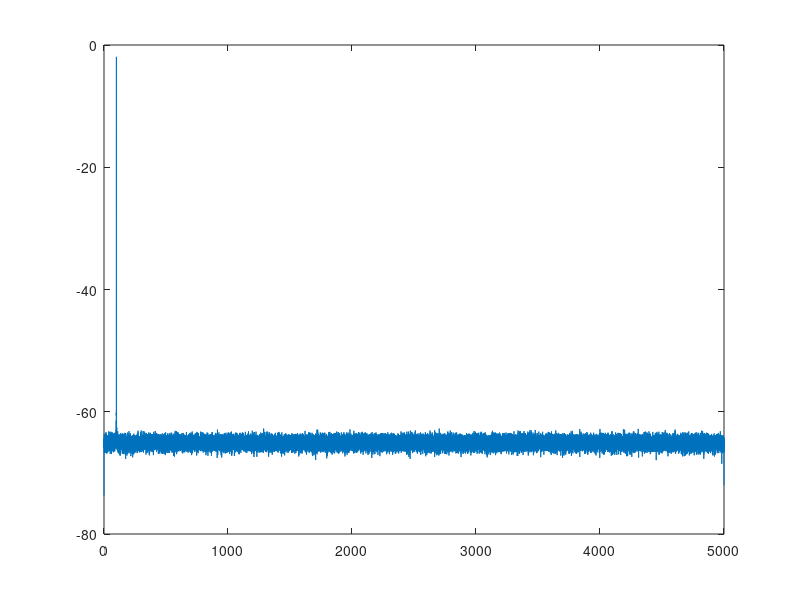

Source code (MATLAB):
% Instrumentação e Medidas - Laboratório 5 - Aquisição de Sinais
% 96195 - Duarte Cerdeira
% Outros caralhos

clear

model_id = ""; % id do modelo
channel = 0; % canal/canais a ler
range = 10; % range do modelo

fa = 10000; % frequência de amostragem
n_samples = 100000; % num de amostras
n_measures = 50;

res_espet = fa / n_samples; % resolução espetral
res_temp = 1 / fa; % resolução temporal

t = res_temp * (0:n_samples);

% =========== Aquisição de sinais =========== %

% sd = daq("ni");

% addinput(d, model_id, channel, "Voltage");

% data = read(d, m, "OutputFormat", "Matrix");

% data = data';

data = zeros(10, n_samples + 1);
tf = zeros(10, n_samples + 1);

for i = 1:n_measures
    data(i,:) = 0.8 * cos(2*pi*100*t) + 0.1*randn(size(t));    
    tf(i,:) = fft(data(i,:));
end

data_av = mean(data);

tf = abs(tf) / n_samples; % módulo da transformada de fourier
tf_av = mean(tf);
tf_uni = tf_av(1:n_samples / 2 + 1); 
tf_uni(2:end-1) = 2*tf_uni(2:end-1); % transformada de fourier unilateral

% =========== Frequência =========== %

[f_fund_ef, index] = max(tf_uni / sqrt(2)); % frequência fundamental e respetivo valor eficaz

f_est = (sum(tf_uni(index-3:index+3) .* ((index-1) - 3:(index-1) + 3) .* res_espet)) / ...
    sum(tf_uni(index-3:index+3)); % estimativa da frequência em caso de espalhamento espetral

f_fund = (index - 1) * res_espet;

% =========== Espectro de potência =========== %

power_spect = 20 * log10(tf_uni); % espetro de potência unilateral
power_spect_den = 10 * log10((tf_uni.^2) ./ res_espet); % densidade espetral de potência

power_spect_noise = zeros(1,n_samples/2);

for i = 1:n_samples / 2
    if i == index
        continue
    else
        power_spect_noise(i) = (tf_uni(i) ./ sqrt(2)) .^2; % espetro de potência do ruído
    end
end

power_spect_noise_den = power_spect_noise / res_espet; % densidade espetral de potência do ruído

% =========== Valor Eficaz =========== %

valef = sqrt(mean(data_av.^2));

noise_rms = sqrt((fa / 2) * mean(power_spect_noise_den));

noise_floor = 10 * log10( (noise_rms^2) / (n_samples / 2) );

% =========== PLOT =========== %

f = res_espet * (0:n_samples/2);

plot(f, power_spect);

%figure(1);

%subplot(2, 1, 1);
%plot(t(1:100), data(1, 1:100));
%title("Dados adquiridos", "Frequência: " + f_fund + " | Valor eficaz do ruído: " + noise_ef +...
%    " | Valor eficaz: " + valef + " | Número de amostras: " + n_samples +  ...
%    " | Frequência de amostragem: " + fa + " | Alcance: " + range);

%subplot(2, 1, 2);
%plot(f, power_spect);

